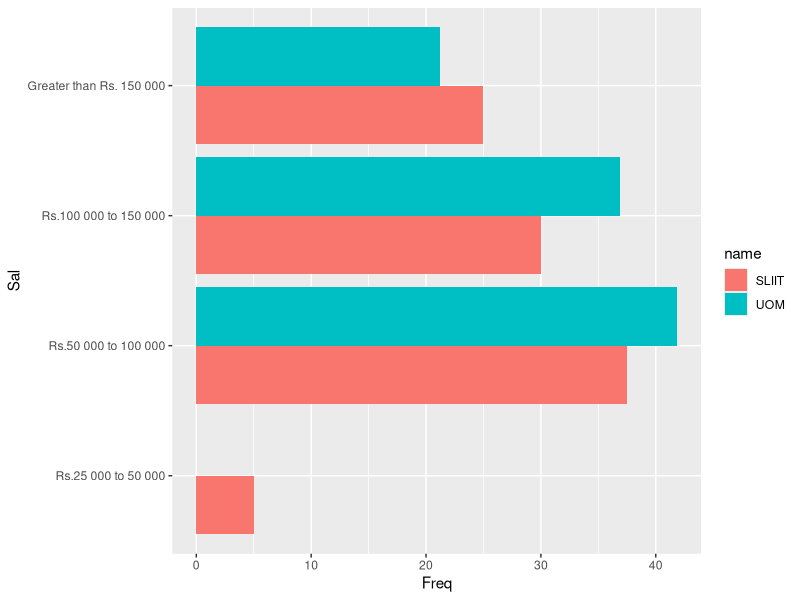

Write the R code that produced this figure.
data <- read.csv('Survey on career interest of undergraduate.csv',header = TRUE,stringsAsFactors = FALSE)
head(data)
library(dplyr)
library(ggplot2)
library(tidyr)

##Rename Variables
new_data <- data %>% rename(University = What.is.your.University.) %>%
            rename(DegreeProgramme = What.is.your.Studying.Degree.Programme.) %>%
            rename(HigherStudies = Do.you.wish.to.do.higher.studies.) %>%
            rename(WorkPlace = Place.interest.to.work) %>%
            rename(Distance = How.far.should.you.hope.live.from.work.) %>%
            rename(Salary = Expecting.salary.range.) %>%
            rename(Sector = Wish.to.work.sector.) %>%
            rename(Field = Wish.to.work.industry.field.) %>%
            rename(job = Wish.to.work.industry.field.job.) %>%
            rename(Position =In.a.Department.which..position.would.u.prefer.)
           
##Correct Typos
new_data <- new_data %>% mutate(Salary=replace(Salary,Salary=='Gather than Rs. 150 000','Greater than Rs. 150 000')) %>%
  mutate(Salary=replace(Salary,Salary=='Geater than Rs. 150 000','Greater than Rs. 150 000'))

##Drop Na Values
new_data <- drop_na(new_data) 

##Sort Values By Salary

new_data <- new_data %>% arrange(Salary)

new_data$Salary <- factor(new_data$Salary,levels = c('Rs.25 000 to 50 000','Rs.50 000 to 100 000','Rs.100 000 to 150 000','Greater than Rs. 150 000'))


t1 <- new_data %>% filter(University=='SLIIT')
t2 <- new_data %>% filter(University=='University of Moratuwa' | University=='University of Colombo' | University=='University of Sri Jayewardenepura')


col1<-as.data.frame(table(t1$Salary)*100/nrow(t1))
col2<-as.data.frame(table(t2$Salary)*100/nrow(t2))
col1$name <- 'SLIIT'
col2$name <- 'UOM'


t3 <- rbind(col1,col2)
t3 <- t3 %>% rename(Sal=Var1)




ggplot(t3) + geom_bar(aes(x = Sal, y = Freq, fill=name),
                      position = 'dodge', stat = 'identity')+ coord_flip()


colnames(data)


